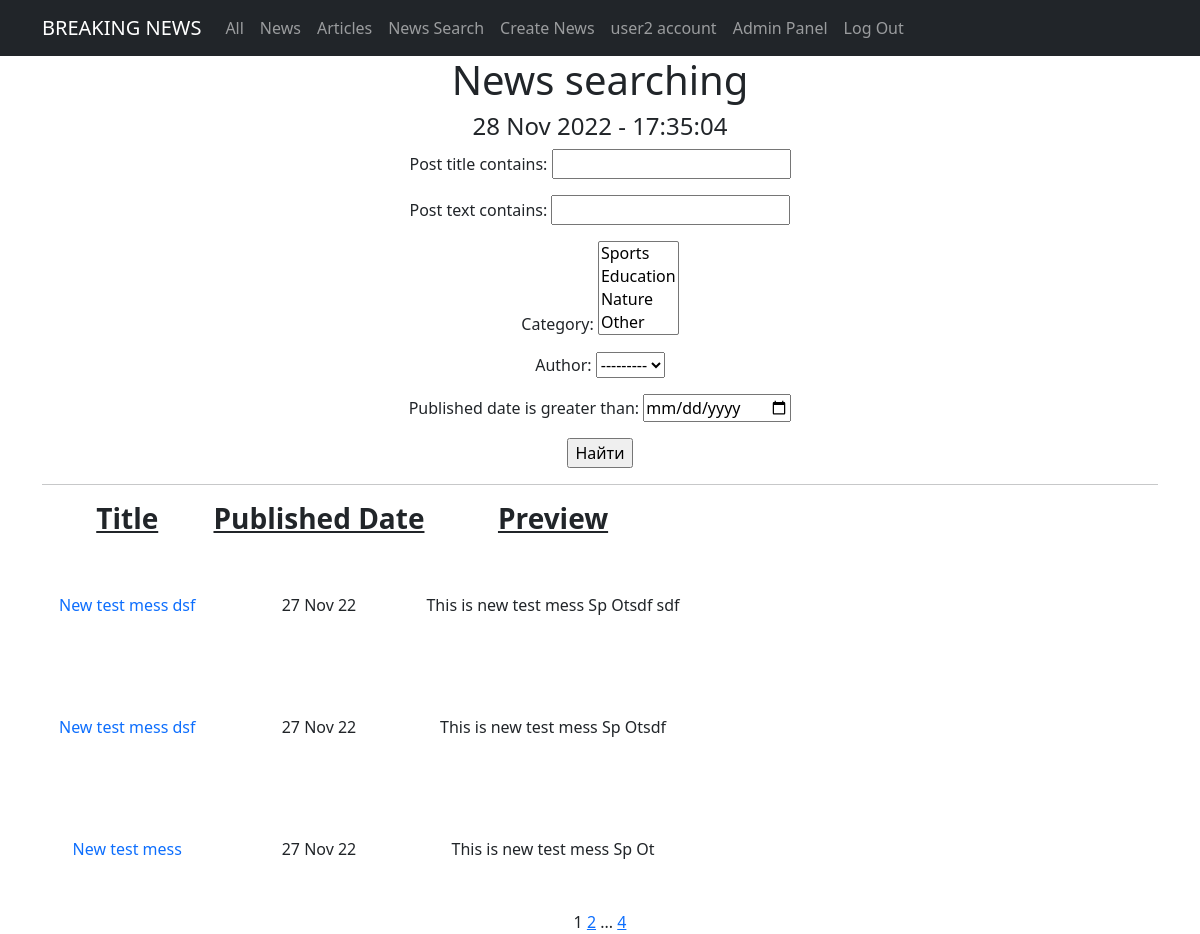
Page /news/search/ (signed in) on the committed database.
### newsportal/models.py (models this page shows, shortened)
class Category(models.Model):
    category = models.CharField(unique=True, max_length=100)
    users = models.ManyToManyField(User, through='Subscribers', blank=True)
    def __str__(self):
        return f'{self.category}'

class Post(models.Model):
    author = models.ForeignKey(Author, on_delete=models.CASCADE)
    type = models.CharField(max_length=2, choices=TYPES, default=news)
    published_date = models.DateTimeField(auto_now_add=True)
    post_title = models.CharField(max_length=100)
    post_text = models.TextField()
    category = models.ManyToManyField(Category, through="PostCategory")
    post_rating = models.IntegerField(default=0)

### newsportal/views.py (the view)
# urls.py: path("search/", NewsSearch.as_view(), name='news_search'),
class NewsSearch(PostSearch):
    template_name = 'news_search.html'
    def get_queryset(self):
        queryset = super().get_queryset()
        self.filterset = PostFilter(self.request.GET, queryset)
        return self.filterset.qs.filter(type="NW")

### newsportal/models.py (called while the page is built)
    def __str__(self):
        return f'{self.user.username}'

### newsportal/templatetags/custom_filters.py (called while the page is built)
@register.filter()
def censor(text):
    if isinstance(text, str):
        wordstocensor = ['fool', 'death', 'suffer']
        text = re.split('(\W+)', text)
        for i, j in enumerate(text):
            for k in wordstocensor:
                if k in j.lower():
                    text[i] = text[i][0] + '*'*(len(text[i]) - 1)
        return ''.join(text)
    else:
        raise Exception("This filter is applicable only to the <class 'str'>")

### newsportal/templatetags/custom_tags.py (called while the page is built)
@register.simple_tag()
def current_time(format_string='%d %b %Y - %H:%M:%S'):
    return datetime.now().astimezone().strftime(format_string)

@register.simple_tag(takes_context=True)
def url_replace(context, **kwargs):
   d = context['request'].GET.copy()
   for k, v in kwargs.items():
       d[k] = v
   return d.urlencode()

### newsportal/views.py (called while the page is built)
    def get_queryset(self):
        queryset = super().get_queryset()
        self.filterset = PostFilter(self.request.GET, queryset)
        return self.filterset.qs

    def get_context_data(self, **kwargs):
        context = super().get_context_data(**kwargs)
        context['filterset'] = self.filterset
        return context

### templates/news_search.html (shortened to what this page needs)
{% extends 'news.html' %}
{% load custom_filters %}
{% load custom_tags %}
{% block content %}
<h1>News searching</h1>
<h4>{% current_time '%d %b %Y - %H:%M:%S' %}</h4>
   <form action="" method="get">
       {{ filterset.form.as_p }}
       <input type="submit" value="Найти" />
   </form>
<hr>
   {% if posts %}
       <table>
           <tr>
               <td><h3><span style="text-decoration: underline;"><strong>Title</strong></span></h3></td>
               <td><h3><span style="text-decoration: underline;"><strong>Published Date</strong></span></h3></td>
               <td><h3><span style="text-decoration: underline;"><strong>Preview</strong></span></h3></td>
           </tr>
           {% for post in posts %}
           <tr>
               <td><a class="nav-link" href="/news/{{post.pk}}">{{ post.post_title|censor }}</a></td>
               <td>{{ post.published_date|date:'d M y' }}</td>
               <td>{{ post.post_text|truncatewords:20|censor }}</td>
               <td><p>&nbsp;</p><p>&nbsp;</p><p>&nbsp;</p></td>
           </tr>
           {% endfor %}
       </table>
   {% else %}
       <h2>Nothing here</h2>
   {% endif %}
{% endblock content %}

### templates/flatpages/default.html (shortened to what this page needs)
<!DOCTYPE html>
<html lang="en">
    <head>
        {% load static %}
        <link href="{% static 'css/styles.css' %}" rel="stylesheet" />
    </head>
    <body>
        <nav class="navbar navbar-expand-lg navbar-dark bg-dark static-top">
            <div class="container">
                <a class="navbar-brand" href="#">BREAKING NEWS</a>
                <div class="collapse navbar-collapse" id="navbarResponsive">
                    <ul class="navbar-nav ml-auto">
                        {% block view %}
                        <li class="nav-item active">
                            <a class="nav-link" href="/">All</a>
                        </li>
                        <li class="nav-item">
                            <a class="nav-link" href="/news/">News</a>
                        </li>
                        <li class="nav-item">
                            <a class="nav-link" href="/articles/">Articles</a>
                        </li>
                        {% endblock view %}
                        {% block content2 %}
                        {% endblock content2 %}
                        {% block account %}
                        <li class="nav-item">
                            <a class="nav-link" href="/account/">{{ request.user.username }} account</a>
                        </li>
                        {% endblock account %}
                        <li class="nav-item">
                            <a class="nav-link" href="/admin/">Admin Panel</a>
                        </li>
                        {% block blogout %}
                        <li class="nav-item">
                            <a class="nav-link" href="/sign/logout/">Log Out</a>
                        </li>
                        {% endblock blogout %}
                    </ul>
                </div>
            </div>
        </nav>
        <div class="container">
            <div class="row">
                <div class="col-lg-12 text-center">
                    {% block content %}{% endblock content %}
                    {% block content3 %}
                    {% endblock content3 %}
                </div>
            </div>
        </div>
    </body>
</html>

### rows in the picture
Category: category "Sports / Education / Nature / Other"
Post: post_title|censor "New test mess dsf", published_date "27 Nov 22", post_text|censor "This is new test mess Sp Otsdf sdf"
Post: post_title|censor "New test mess dsf", published_date "27 Nov 22", post_text|censor "This is new test mess Sp Otsdf"
Post: post_title|censor "New test mess", published_date "27 Nov 22", post_text|censor "This is new test mess Sp Ot"

### other values in the picture
{{ request.user.username }} "user2"
{{ page_obj.number }} "1"
{{ page_obj.next_page_number }} "2"
{{ page_obj.paginator.num_pages }} "4"
